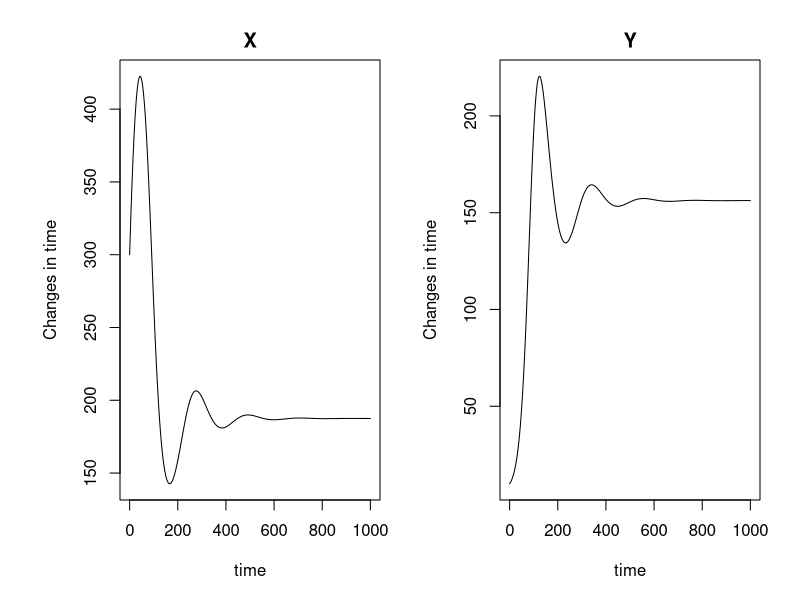
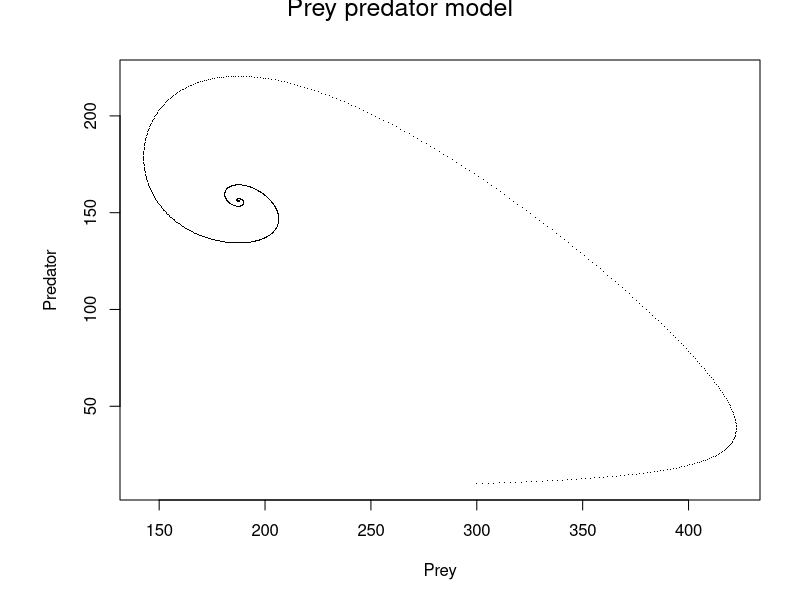
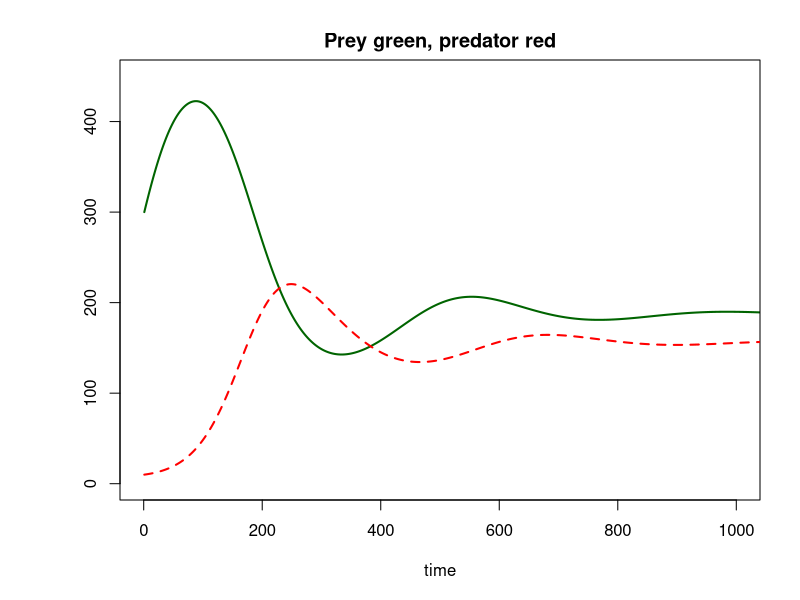

These figures' R source, in order:
# Prey and Predator


# install.packages("deSolve", dependencies = TRUE)

# Include library

library(deSolve)

# For more information
?deSolve

# There are five model parameters: a, b, K, g and e that are defined first. 
# Parameters are stored
# as a vector with assigned names and values:
parameters <- c(a = 0.05, b = 0.0002, K = 500, g = 0.8, e = 0.03)

# The three state variables are also created as a vector, and their initial values given:
state <- c(X = 300, Y = 10)

# Model equations
Prey <- function(t, state, parameters) { 
  with(as.list(c(state, parameters)),{
  dX <- a*X*(1-X/K) - b*X*Y
  dY <- g*b*X*Y - e*Y
  list(c(dX, dY)) })
  }

# Time specification
times <- seq(0, 1000, by = 0.5)

# Model integration

out <- ode(state, times, Prey, parameters)

# Plotting results
par(oma = c(1, 1, 1, 1)) # Set outside margins
par(mar = c(4, 5, 2, 1)) # Set plot margins

plot(out, xlab = "time", ylab = "Changes in time")

par(mfrow=c(1,1))
plot(out[, "X"], out[, "Y"], pch = ".", xlab='Prey', ylab='Predator')

mtext(outer = TRUE, side = 3, "Prey predator model", cex = 1.5)



plot(out[,"X"], type='l', col = "darkgreen", ylim = c(0, 450), xlim = c(0, 1000), xlab='time', lwd = 2, ylab = "", main ='Prey green, predator red') 
lines(out[,"Y"], col = "red", lwd = 2, lty=2)

########################################################
# Clear workspace
rm(list = ls())
